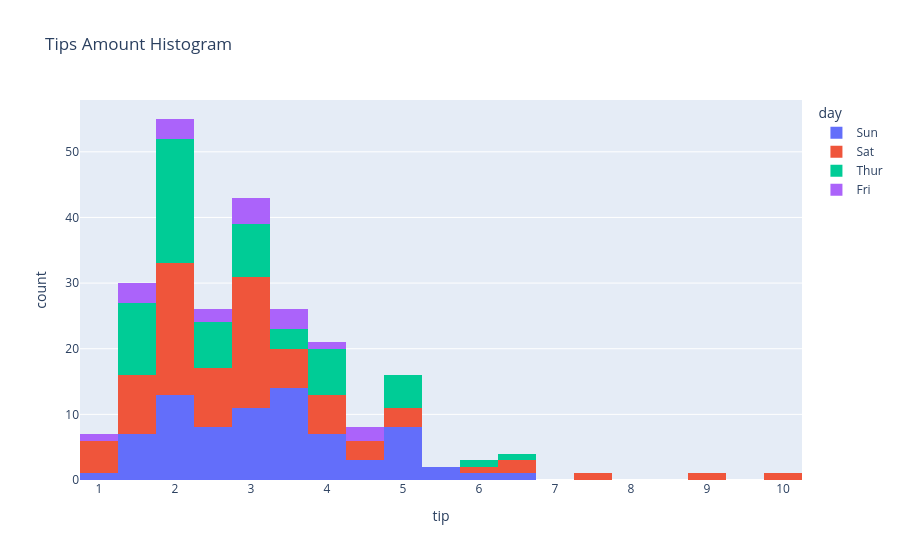

Notebook code cell kept with this figure:
### Code cell
px.histogram(data_frame= tips, x='tip', color='day', title='Tips Amount Histogram')

### Figure 1 — Plotly figure (JSON) as saved in the notebook; plotly's stock layout.template omitted (floating-point values rounded to 4 significant figures)
{"data": [{"bingroup": "x", "hovertemplate": "day=Sun<br>tip=%{x}<br>count=%{y}<extra></extra>", "legendgroup": "Sun", "marker": {"color": "#636efa", "pattern": {"shape": ""}}, "name": "Sun", "orientation": "v", "showlegend": true, "type": "histogram", "x": [1.01, 1.66, 3.5, 3.31, 3.61, 4.71, 2.0, 3.12, 1.96, 3.23, 1.71, 5.0, 1.57, 3.0, 3.02, 3.92, 1.67, 3.71, 3.5, 2.54, 3.06, 1.32, 5.6, 3.0, 5.0, 6.0, 2.05, 3.0, 2.5, 2.6, 5.2, 1.56, 4.34, 3.51, 4.0, 2.55, 4.0, 3.5, 5.07, 2.5, 2.0, 2.74, 2.0, 2.0, 5.14, 5.0, 3.75, 2.61, 2.0, 3.5, 2.5, 2.0, 2.0, 3.0, 3.48, 2.24, 4.5, 5.15, 3.18, 4.0, 3.11, 2.0, 2.0, 4.0, 3.55, 3.68, 5.65, 3.5, 6.5, 3.0, 5.0, 3.5, 2.0, 3.5, 4.0, 1.5], "xaxis": "x", "yaxis": "y"}, {"bingroup": "x", "hovertemplate": "day=Sat<br>tip=%{x}<br>count=%{y}<extra></extra>", "legendgroup": "Sat", "marker": {"color": "#EF553B", "pattern": {"shape": ""}}, "name": "Sat", "orientation": "v", "showlegend": true, "type": "histogram", "x": [3.35, 4.08, 2.75, 2.23, 7.58, 3.18, 2.34, 2.0, 2.0, 4.3, 3.0, 1.45, 2.5, 3.0, 2.45, 3.27, 3.6, 2.0, 3.07, 2.31, 5.0, 2.24, 3.0, 1.5, 1.76, 6.73, 3.21, 2.0, 1.98, 3.76, 2.64, 3.15, 2.47, 1.0, 2.01, 2.09, 1.97, 3.0, 3.14, 5.0, 2.2, 1.25, 3.08, 2.5, 3.48, 4.08, 1.64, 4.06, 4.29, 3.76, 4.0, 3.0, 1.0, 1.61, 2.0, 10.0, 3.16, 3.41, 3.0, 2.03, 2.23, 2.0, 5.16, 9.0, 2.5, 6.5, 1.1, 3.0, 1.5, 1.44, 3.09, 3.0, 2.72, 2.88, 2.0, 3.0, 3.39, 1.47, 3.0, 1.25, 1.0, 1.17, 4.67, 5.92, 2.0, 2.0, 1.75], "xaxis": "x", "yaxis": "y"}, {"bingroup": "x", "hovertemplate": "day=Thur<br>tip=%{x}<br>count=%{y}<extra></extra>", "legendgroup": "Thur", "marker": {"color": "#00cc96", "pattern": {"shape": ""}}, "name": "Thur", "orientation": "v", "showlegend": true, "type": "histogram", "x": [4.0, 3.0, 2.71, 3.0, 3.4, 1.83, 5.0, 2.03, 5.17, 2.0, 4.0, 5.85, 3.0, 1.5, 1.8, 2.92, 2.31, 1.68, 2.5, 2.0, 2.52, 4.2, 1.48, 2.0, 2.0, 2.18, 1.5, 2.83, 1.5, 2.0, 3.25, 1.25, 2.0, 2.0, 2.0, 2.75, 3.5, 6.7, 5.0, 5.0, 2.3, 1.5, 1.36, 1.63, 1.73, 2.0, 4.19, 2.56, 2.02, 4.0, 1.44, 2.0, 5.0, 2.0, 2.0, 4.0, 2.01, 2.0, 2.5, 4.0, 3.23, 3.0], "xaxis": "x", "yaxis": "y"}, {"bingroup": "x", "hovertemplate": "day=Fri<br>tip=%{x}<br>count=%{y}<extra></extra>", "legendgroup": "Fri", "marker": {"color": "#ab63fa", "pattern": {"shape": ""}}, "name": "Fri", "orientation": "v", "showlegend": true, "type": "histogram", "x": [3.0, 3.5, 1.0, 4.3, 3.25, 4.73, 4.0, 1.5, 3.0, 1.5, 2.5, 3.0, 2.2, 3.48, 1.92, 3.0, 1.58, 2.5, 2.0], "xaxis": "x", "yaxis": "y"}], "layout": {"barmode": "relative", "legend": {"title": {"text": "day"}, "tracegroupgap": 0}, "title": {"text": "Tips Amount Histogram"}, "xaxis": {"anchor": "y", "domain": [0, 1], "title": {"text": "tip"}}, "yaxis": {"anchor": "x", "domain": [0, 1], "title": {"text": "count"}}}}
